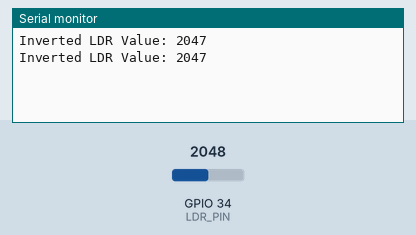
Bench run of a sketch on a simulated ESP32. On the bench: the last lines printed to the serial monitor. The test bench sets the inputs (shaded band); at power-on: GPIO 34 (LDR_PIN) = 2048.

Above: at 1.8 s.
1.9 s: GPIO 34 (LDR_PIN) set to 2866
At 2.5 s:
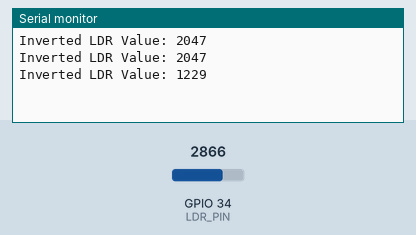
3.4 s: GPIO 34 (LDR_PIN) set to 3603
At 4.8 s:
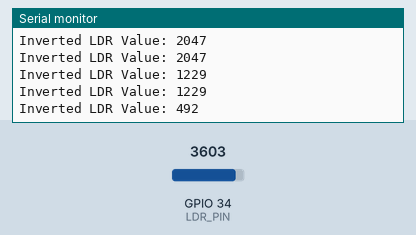
Timing chart, 0 to 6.4 s (numbered marks = the images above; inputs shaded):
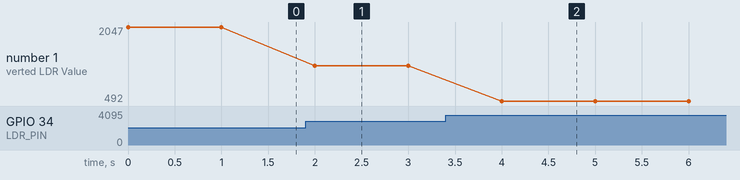

Measured:
- after the input at 1.9 s, the serial monitor: prints a new line after 0.10 s (image 1)
- after the input at 3.4 s, the serial monitor: prints a new line after 0.60 s (image 2)
- plotted number 1: 2047 → 1229 after the input at 1.9 s, 1229 → 492 after the input at 3.4 s

The sketch:

ESP32_L12.ino
```cpp
#define LDR_PIN 34  // Define the analog pin connected to LDR

void setup() {
  Serial.begin(9600);
  pinMode(LDR_PIN, INPUT);  // Set LDR_PIN as input
}

void loop() {
  int analogValue = analogRead(LDR_PIN);  // Read the analog value from the LDR
  int invertedValue = 4095 - analogValue;  // Invert the reading to match light intensity

  Serial.print("Inverted LDR Value: ");
  Serial.println(invertedValue);  // Print the inverted LDR value to the Serial Monitor
  delay(1000);  // Wait for 1 second
}
```
